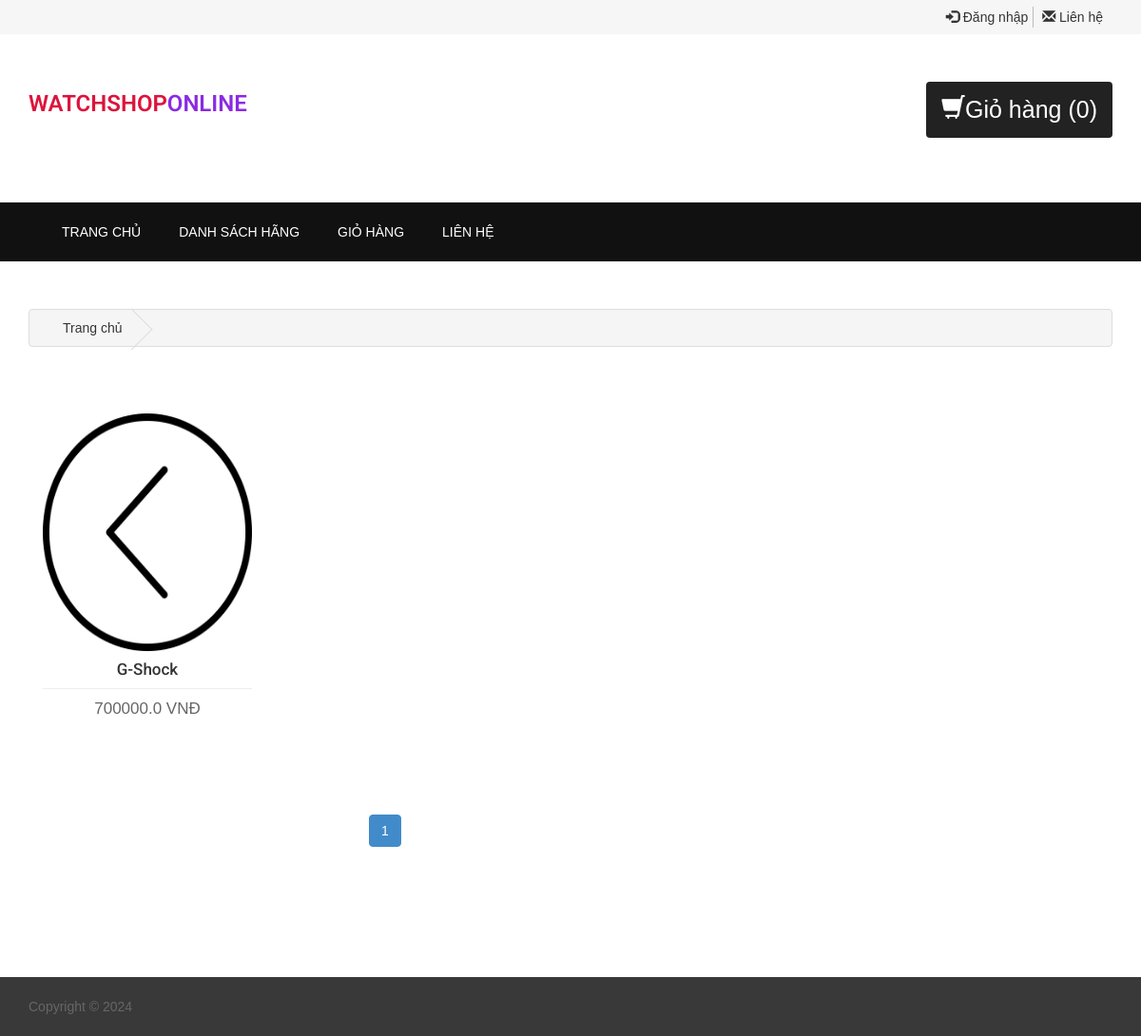
The page /category.php?ma_loai=AU on the database its author committed.
### tables this page shows
CREATE TABLE `product` (
  `ma_sp` int(11) NOT NULL,
  `ten_sp` varchar(100) DEFAULT NULL,
  `ma_loai` varchar(10) NOT NULL,
  `hinh` varchar(50) DEFAULT NULL,
  `don_gia` double NOT NULL DEFAULT 0,
  `nha_san_xuat` varchar(100) DEFAULT NULL,
  `mo_ta` varchar(500) NOT NULL
);

### category.php (the view, shortened to what this page needs)
<?php
	include "head.php"
	?>
<?php
	include "top.php"
    ?>
    <?php
	include "header.php"
	?>
	<?php
	include "navigation.php"
	?>
	<div id="page-content" class="single-page">
		<div class="container">
			<div class="row">
				<div class="col-lg-12">
					<ul class="breadcrumb">
					<li><a href="index.php">Trang chủ</a></li>
					</ul>
				</div>
			</div>
			<div class="row">
				<div id="main-content" class="col-md-8">
					<div class="row">
						<div class="col-md-12">
							<div class="products">
							<?php
							   require 'inc/myconnect.php';
							   $maloai = $_GET["ma_loai"];
							   $result = mysqli_query($conn, "select count(ma_loai) as total from product where ma_loai = '$maloai'" );
							   $row = mysqli_fetch_assoc($result);
							   $total_records = $row['total'];
							   $current_page = isset($_GET['page']) ? $_GET['page'] : 1;
							   $limit = 6;
							   $total_page = ceil($total_records / $limit);
							   $start = ($current_page - 1) * $limit;
							   $result = mysqli_query($conn, "SELECT * FROM product where ma_loai = '$maloai' LIMIT $start, $limit " );
	while ($row = mysqli_fetch_assoc($result)){
?>
								<div class="col-lg-4 col-md-4 col-xs-12">
								<div class="product">
								<div class="image"><a href="detail.php?id=<?php echo $row["ma_sp"]?>"><img src="img/<?php echo $row["hinh"]?>" style="width:300px;height:250px"/></a></div>
								<div class="caption">
									<div class="name"><h3><a href="detail.php?id=<?php echo $row["ma_sp"]?>"><?php echo $row["ten_sp"]?></a></h3></div>
									<div class="price"><?php echo $row["don_gia"] ?>.0 VNĐ</div>
								</div>
							</div>
								</div>
								<?php
		}
					?>
							</div>
						</div>
					</div>
					<div class="row text-center">
						<ul class="pagination">
						<?php
			for ($i = 1; $i <= $total_page; $i++){
				if ($i == $current_page){
					   ?>
					   <li class="active"><a href="#"><?php echo $i  ?></a></li>
						  <?php
				}
			?>
						  <?php
			}
						  ?>
						</ul>
					</div>
				</div>
			</div>
		</div>
	</div>
	<?php
	include "footer.php"
	?>
    </body>
</html>

### css/style.css (style rules this page uses)
body { font-family: Arial;color: #666;background-color: #fff;font-size: 14px;line-height: 1.6em;font-weight: 400; }
html, body { width:100%; padding:0; margin:0; }
html { -webkit-text-size-adjust: none; }
img { max-width:100%; height: auto;width: auto\9; }
h3 { font-size: 32px; }
h1,h2,h3,h4,h5,h6 { font-family: 'Roboto', sans-serif;font-weight: 600;color: #111; }
a { color: #333; -webkit-transition: all .2s ease-in-out; -moz-transition: all .2s ease-in-out; transition: all .2s ease-in-out; text-decoration: none; }
ul { padding: 0;margin: 0; }
ul li { list-style:none; }
#page-content.single-page { margin: 50px 0; }
#page-content .row { margin-bottom: 30px; }
.breadcrumb { margin-bottom: 40px;border: 1px solid #ddd; }
.breadcrumb > li { text-shadow: 0 1px 0 #FFF;padding: 0 20px;position: relative;white-space: nowrap; }
.breadcrumb > li:after { content: '';display: block;position: absolute;top: -3px;right: -5px;width: 31px;height: 31px;border-right: 1px solid #DDD;border-bottom: 1px solid #DDD;-webkit-transform: rotate(-45deg);-moz-transform: rotate(-45deg);-o-transform: rotate(-45deg);transform: rotate(-45deg); }
.products { text-align: center; }
.products:after, .products:before { clear: both; content: '\0020'; display: block; visibility: hidden; width: 0; height: 0; }
.products .product { margin-bottom: 50px; }
.product:after, .product:before { clear: both; content: '\0020'; display: block; visibility: hidden; width: 0; height: 0; }
.product .name { border-bottom: 1px solid #eee; }
.product .name h3 { font-weight: 500;font-size: 17px;color: #666;margin-top: 10px; }
.product .price { font-size: 17px;margin: 10px 0; }

### rows shown on the page
product: hinh (picture), ten_sp "G-Shock", don_gia "700000"
